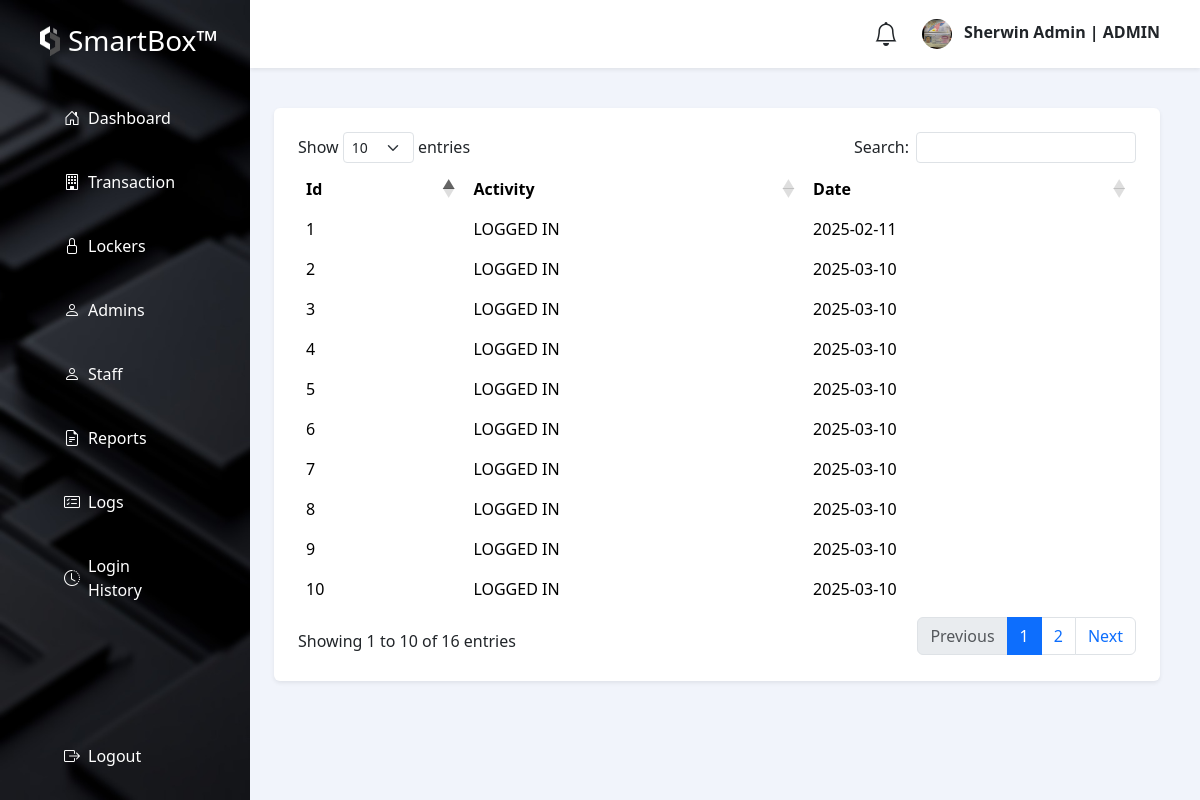
/views/admin/account/index.php?view=HISTORY (signed in), run on the app's committed database.
### tables this page shows
CREATE TABLE `smart_users` (
  `user_id` int(11) NOT NULL,
  `image` varchar(255) NOT NULL,
  `firstname` varchar(50) NOT NULL,
  `lastname` varchar(50) NOT NULL,
  `contact` varchar(50) NOT NULL,
  `email` varchar(50) NOT NULL,
  `password` varchar(255) NOT NULL,
  `unhashed` varchar(50) NOT NULL,
  `code` int(11) NOT NULL,
  `status` varchar(50) DEFAULT 'UNVERIFIED',
  `role` int(11) NOT NULL,
  `staff_status` varchar(50) NOT NULL,
  `date_created` date DEFAULT curdate()
);

CREATE TABLE `smart_users_role` (
  `role_id` int(11) NOT NULL,
  `role_name` varchar(50) NOT NULL,
  `date_created` date DEFAULT curdate()
);

CREATE TABLE `smart_users_history` (
  `sid` int(11) NOT NULL,
  `user_id` int(11) NOT NULL,
  `activity` varchar(50) NOT NULL,
  `date_created` date DEFAULT curdate()
);

### controller/UserAccountDbController.php (called while the page is built, shortened)
<?php
include('../../../connection/connection.php');
class smartBox extends DBController
{
    function myAccountAdmin($user_id)
    {
       $query = "CALL smart_LockerAccountSessionAdmin (?)";
        $params = array(
            array(
                "param_type" => "i",
                "param_value" => $user_id
            )
        );
        $accountCredentials = $this->getDBResult($query, $params);
        return $accountCredentials;
    }
    function ActiveRentals()
    {
        $query = "CALL ActiveRentals";
        $activeRental = $this->getDBResult($query);
        return $activeRental;
    }
    function smart_profits()
    {
        $query = "CALL smart_profits";
        $activeProfits = $this->getDBResult($query);
        return $activeProfits;
    }
    function smart_rents()
    {
        $query = "CALL smart_rents";
        $activeRents = $this->getDBResult($query);
        return $activeRents;
    }
    function smart_usershistory($user_id)
    {
        $query = "CALL smart_usershistory (?)";
        $params = array(
            array(
                "param_type" => "i",
                "param_value" => $user_id
            )
        );
        $accountHistoryCredentials = $this->getDBResult($query, $params);
        return $accountHistoryCredentials;
    }
}
$portCont = new smartBox();
?>

### controller/session_admin.php (called while the page is built, shortened)
<?php
$user_id=$_SESSION['user_id'];
?>

### connection/connection.php (called while the page is built, shortened)
<?php
class DBController
{
    private $host = "localhost";
    private $user = "root";
    private $password = "";
    private $database = "smartbox_db";
    private $conn;
    function __construct()
    {
        $this->conn = mysqli_connect($this->host, $this->user, $this->password, $this->database);
    }
    function getDBResult($query, $params = array())
    {
        $sql_statement = $this->conn->prepare($query);
        if (! empty($params)) {
            $this->bindParams($sql_statement, $params);
        }
        $sql_statement->execute();
        $result = $sql_statement->get_result();
        if ($result->num_rows > 0) {
            while ($row = $result->fetch_assoc()) {
                $resultset[] = $row;
            }
        }
        if (! empty($resultset)) {
            return $resultset;
        }
    }
    function bindParams($sql_statement, $params)
    {
        $param_type = "";
        foreach ($params as $query_param) {
            $param_type .= $query_param["param_type"];
        }
        $bind_params[] = & $param_type;
        foreach ($params as $k => $query_param) {
            $bind_params[] = & $params[$k]["param_value"];
        }
        call_user_func_array(array(
            $sql_statement,
            'bind_param'
        ), $bind_params);
    }
}

### views/admin/routes/account/history.php (the view)
<div class="px-4 overflow-auto" style="max-height: calc(100vh);">
    <div class="row g-3 mb-4">
        <div class="row g-3">
            <div class="col-12">
                <div class="bg-white rounded shadow-sm mb-4 p-4">
                <table id="accountLockerTable" class="table table-borderless">
                    <thead>
                        <tr>
                            <th>Id</th>
                            <th>Activity</th>
                            <th>Date</th>
                        </tr>
                    </thead>
                    <tbody>
                        <?php
                          $user = $portCont->smart_usershistory($user_id);
                            if (!empty($user)) {
                              foreach ($user as $key => $user) {
                        ?>
                        <tr>
                            <td><?php echo $user['sid']; ?></td>
                            <td><?php echo $user['activity']; ?></td>
                            <td><?php echo $user['date_created']; ?></td>
                        </tr>
                        <?php } } ?>
                    </tbody>
                </table>
                </div>
            </div>
        </div>
    </div>
</div>

### views/admin/account/index.php (shortened to what this page needs)
<?php
$view = isset($_GET['view']) ? $_GET['view'] : 'HOME';
include('../../../controller/UserAccountDbController.php');
include('../../../controller/session_admin.php');
$account = $portCont->myAccountAdmin($user_id);
$activeRent = $portCont->ActiveRentals();
$activeProfit = $portCont->smart_profits();
$activeRent = $portCont->smart_rents();
?>
<!DOCTYPE html>
<html lang="en">
<head>
    <link rel="stylesheet" href="../../../public/assets/bootstrap/css/bootstrap.min.css">
    <link rel="stylesheet" href="https://cdnjs.cloudflare.com/ajax/libs/font-awesome/4.7.0/css/font-awesome.min.css">
    <link rel="stylesheet" href="https://cdn.jsdelivr.net/npm/bootstrap-icons@1.11.3/font/bootstrap-icons.min.css">
    <link rel="stylesheet" type="text/css" href="https://cdn.datatables.net/1.12.1/css/dataTables.bootstrap5.min.css">
</head>
<body class="d-flex vh-100" style="background-color: #f1f4fb">
    <div class="d-flex flex-column text-white p-3" style="max-width: 250px; position: relative; background-image: url('../../../public/assets/images/bg.jpg'); background-size: cover;">
        <div class="d-flex align-items-center mb-4 px-4 py-2">
            <img src="../../../public/assets/images/logo.png" class="me-2" alt="Logo" style="width: 20px; height: 30px;">
            <h3 class="text-white m-0">SmartBox™</h3>
        </div>
        <?php if($account[0]['role_name'] == "ADMIN"){ ?>
        <a href="?view=HOME" class="d-flex align-items-center text-white text-decoration-none hover-bg-light rounded mb-2 px-5 py-3 w-100">
            <i class="bi bi-house-door me-2"></i>Dashboard
        </a>
        <a href="?view=TRANSRECORDS" class="d-flex align-items-center text-white text-decoration-none hover-bg-light rounded mb-2 px-5 py-3 w-100">
            <i class="bi bi-building me-2"></i> Transaction
        </a>
        <a href="?view=LOCKER" class="d-flex align-items-center text-white text-decoration-none hover-bg-light rounded mb-2 px-5 py-3 w-100">
            <i class="bi bi-lock me-2"></i>Lockers
        </a>
        <a href="?view=ADMIN" class="d-flex align-items-center text-white text-decoration-none hover-bg-light rounded mb-2 px-5 py-3 w-100">
            <i class="bi bi-person me-2"></i>Admins
        </a>
        <a href="?view=STAFF" class="d-flex align-items-center text-white text-decoration-none hover-bg-light rounded mb-2 px-5 py-3 w-100">
            <i class="bi bi-person me-2"></i>Staff
        </a>
        <a href="?view=REPORTS" class="d-flex align-items-center text-white text-decoration-none hover-bg-light rounded mb-2 px-5 py-3 w-100">
            <i class="bi bi-file-earmark-text me-2"></i>Reports
        </a>
        <a href="?view=LOGS" class="d-flex align-items-center text-white text-decoration-none hover-bg-light rounded mb-2 px-5 py-3 w-100">
            <i class="bi bi-card-checklist me-2"></i>Logs
        </a>
        <a href="?view=HISTORY" class="d-flex align-items-center text-white text-decoration-none hover-bg-light rounded px-5 py-3 w-100">
            <i class="bi bi-clock-history me-2"></i>Login History
        </a>
        <div class="mt-auto w-100">
            <a href="./logout.php" class="d-flex align-items-center text-white text-decoration-none hover-bg-light rounded px-5 py-3 w-100">
                <i class="bi bi-box-arrow-right me-2"></i>Logout
            </a>
        </div>
        <?php } ?>
    </div>
    <div class="flex-fill">
        <div class="d-flex justify-content-between align-items-center bg-white shadow-sm p-3 mb-4">
            <div class="d-flex align-items-center">
                <i class="bi bi-bell me-4" style="font-size: 1.5rem;"></i>
                    <span class="fw-bold me-4">
                        <img class="rounded-circle me-2" height="30px" width="30px" src="../users/upload/<?php echo $account[0]['image']; ?>"
                            alt="">
                        <?php echo $account[0]['firstname']; ?> | <?php echo $account[0]['role_name']; ?>
                    </span>
            </div>
        </div>
        <?php
        if(!empty($view))
        {
            switch($view)
            {
                case "HISTORY":
                    include('../routes/account/history.php');
                    break;
            }
        }
        else
        {
            include('./routes/account/home.php');
        }
        ?>
    </div>
<link rel="stylesheet" type="text/css" href="https://cdn.datatables.net/1.12.1/css/dataTables.bootstrap5.min.css">
</body>
</html>

### data on the page
smart_users: image (picture), firstname "Sherwin Admin", smart_users_role.role_name "ADMIN"
smart_users_history: sid "1", activity "LOGGED IN", date_created "2025-02-11"
smart_users_history: sid "2", activity "LOGGED IN", date_created "2025-03-10"
smart_users_history: sid "3", activity "LOGGED IN", date_created "2025-03-10"
smart_users_history: sid "4", activity "LOGGED IN", date_created "2025-03-10"
smart_users_history: sid "5", activity "LOGGED IN", date_created "2025-03-10"
smart_users_history: sid "6", activity "LOGGED IN", date_created "2025-03-10"
smart_users_history: sid "7", activity "LOGGED IN", date_created "2025-03-10"
smart_users_history: sid "8", activity "LOGGED IN", date_created "2025-03-10"
smart_users_history: sid "9", activity "LOGGED IN", date_created "2025-03-10"
smart_users_history: sid "10", activity "LOGGED IN", date_created "2025-03-10"
